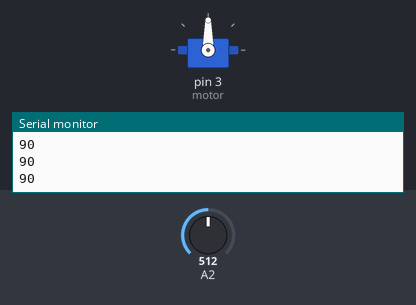
A sketch run on a simulated Arduino Uno, built with avr-gcc and run on an emulated ATmega328P. Parts: servo, the last lines printed to the serial monitor. The test bench sets the inputs (shaded band); at power-on: A2 = 512.

Above: at 1.2 s.
1.3 s: A2 set to 716
At 1.7 s:
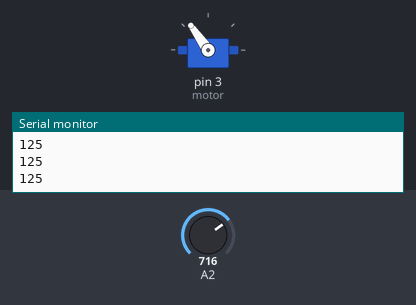
2.8 s: A2 set to 900
At 3.2 s:
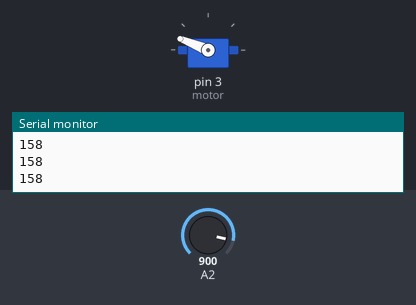
4.3 s: A2 set to 1023
At 5.3 s:
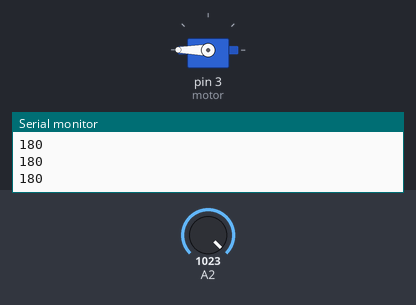
5.8 s: A2 set to 306
At 6.2 s:
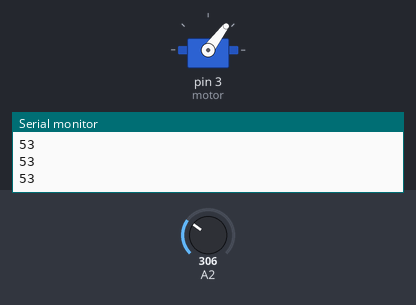
7.3 s: A2 set to 122
At 8.5 s:
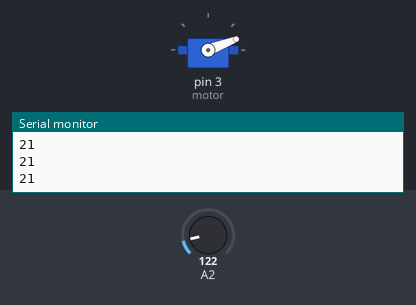
8.8 s: A2 set to 0
At 10.1 s:
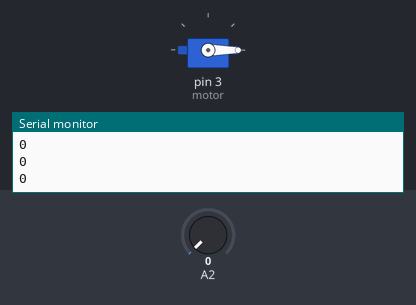
Timing chart, 0 to 11.3 s (numbered marks = the images above; inputs shaded):
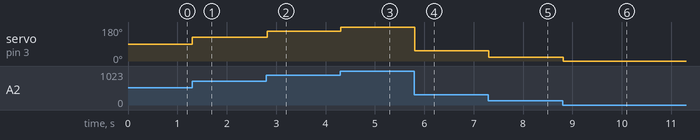

Measured:
- after the input at 1.3 s, servo on pin 3 (motor): 90° → 125° at once
- after the input at 2.8 s, servo on pin 3 (motor): 125° → 158° at once
- after the input at 4.3 s, servo on pin 3 (motor): 158° → 180° at once
- after the input at 5.8 s, servo on pin 3 (motor): 180° → 53° at once
- after the input at 7.3 s, servo on pin 3 (motor): 53° → 21° at once
- after the input at 8.8 s, servo on pin 3 (motor): 21° → 0° at once

The sketch:

servo_motor_potenciometro.ino
```cpp
#include<Servo.h>
Servo motor;
int a, g; //analógico, graus
void setup()
{
  motor.attach(3);
  Serial.begin(9600);
}

void loop()
{
  a = analogRead(A2);
  //valor a ser convertido, escala_min, escala_max, nova_escala_min, nova_escala_max
  g = map(a, 0, 1023, 0, 180);
  motor.write(g);
  delay(15);
  Serial.println(g);
}
```
